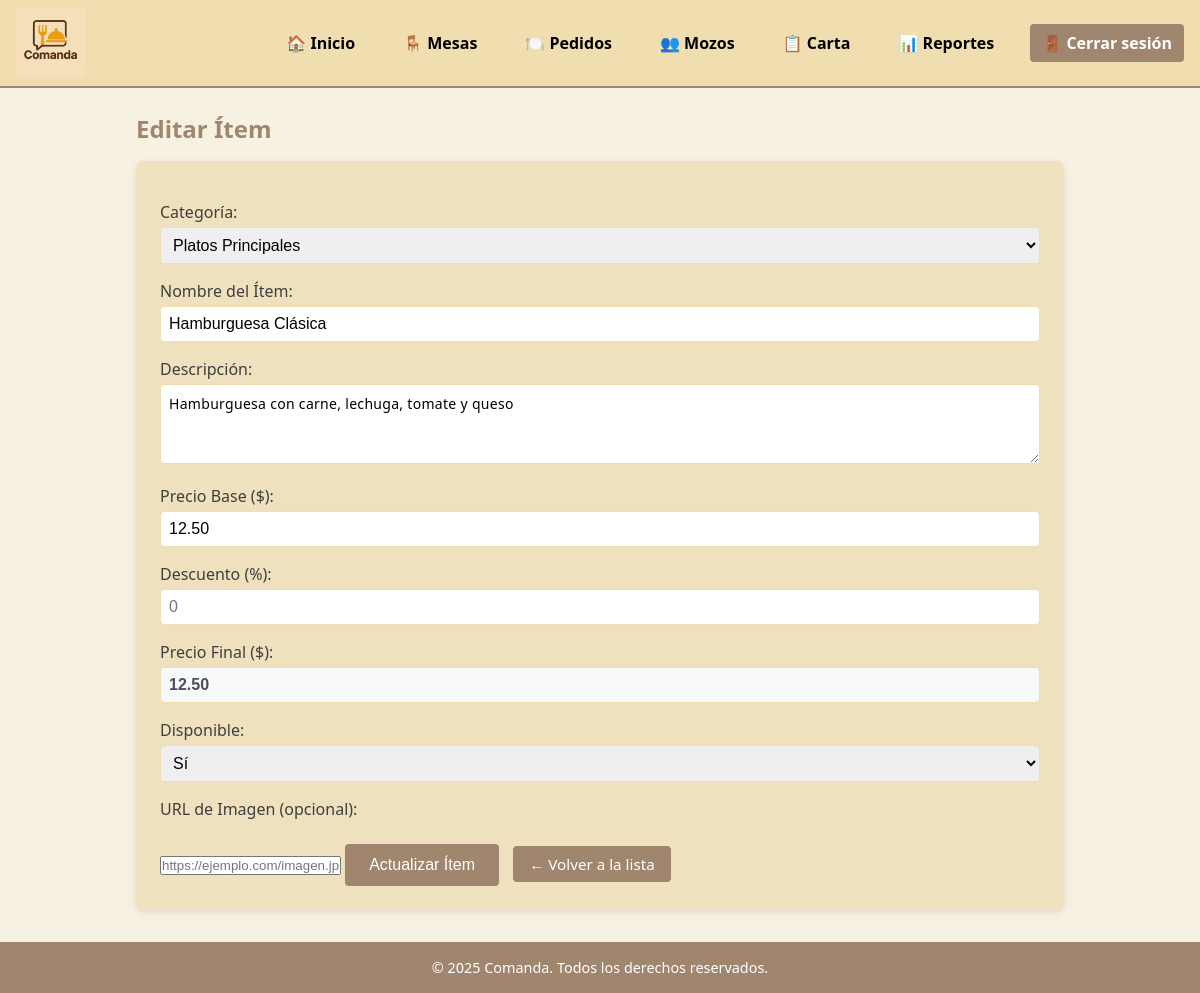
The page /index.php?route=carta/edit&id=1 (signed in) on the database as committed earlier.
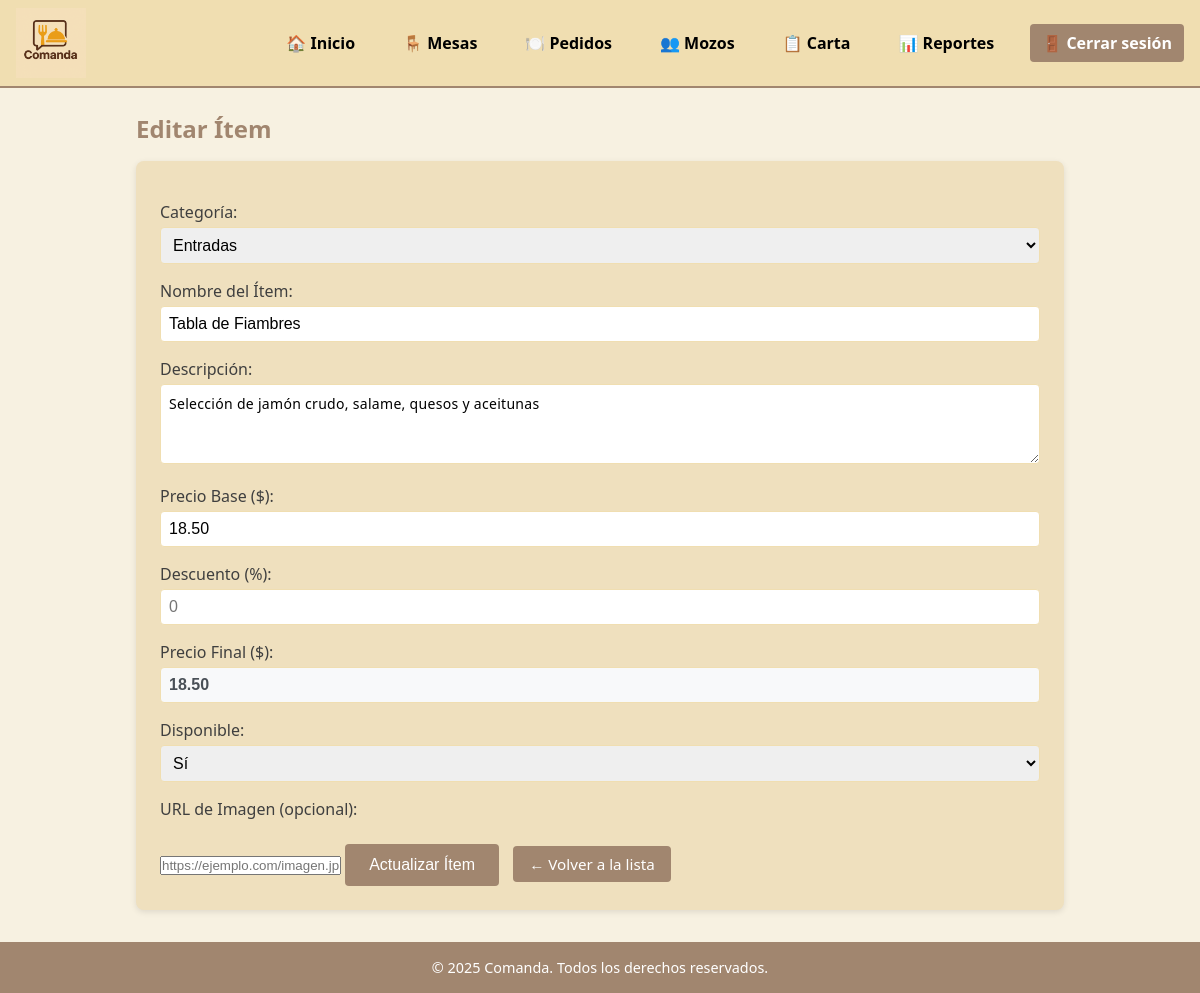
The same page on the database as committed later.
### tables this page shows
CREATE TABLE carta (
  id_item        INT UNSIGNED AUTO_INCREMENT PRIMARY KEY,
  nombre         VARCHAR(100) NOT NULL UNIQUE,
  descripcion    TEXT,
  precio         DECIMAL(10,2) NOT NULL,
  categoria      VARCHAR(50) NULL,
  disponibilidad TINYINT(1) NOT NULL DEFAULT 1,
  imagen_url     VARCHAR(255) NULL,
  fecha_creacion TIMESTAMP NOT NULL DEFAULT CURRENT_TIMESTAMP
);

### src/controllers/CartaController.php (called while the page is built, shortened)
<?php
require_once __DIR__ . '/../config/helpers.php';
class CartaController {
    public static function edit() {
        include __DIR__ . '/../views/carta/create.php';
    }
}

### src/config/helpers.php (called while the page is built, shortened)
<?php
function getBaseUrl() {
    $protocol = isset($_SERVER['HTTPS']) && $_SERVER['HTTPS'] === 'on' ? 'https' : 'http';
    $host = $_SERVER['HTTP_HOST'];
    $script_name = $_SERVER['SCRIPT_NAME'];
    return $protocol . '://' . $host . dirname($script_name);
}
function url($route = '', $params = []) {
    $base_url = getBaseUrl();
    $url = $base_url . '/index.php';
    if ($route) {
        $url .= '?route=' . $route;
    }
    return $url;
}
?>

### src/models/CartaItem.php (called while the page is built, shortened)
<?php
class CartaItem {
    public static function find(int $id): ?array {
        $db = (new Database)->getConnection();
        $stmt = $db->prepare("SELECT * FROM carta WHERE id_item = ?");
        $stmt->execute([$id]);
        return $stmt->fetch(PDO::FETCH_ASSOC) ?: null;
    }
}

### src/views/carta/create.php (the view, shortened to what this page needs)
<?php
require_once __DIR__ . '/../../config/helpers.php';
$item = null;
if (isset($_GET['id'])) {
    $id = (int) $_GET['id'];
    $item = \App\Models\CartaItem::find($id);
}
?>
<h2><?= isset($item) ? 'Editar Ítem' : 'Nuevo Ítem' ?></h2>
<form method="post" action="<?= url('carta/create') ?>" autocomplete="off">
  <?php
  $usePostData = isset($_GET['error']) && !isset($item);
  ?>
  <label>Categoría:</label>
  <select name="categoria" required>
    <?php
    $categorias = ['Entradas', 'Platos Principales', 'Postres', 'Bebidas', 'Acompañamientos'];
    $categoriaSeleccionada = $item['categoria'] ?? ($usePostData ? $_POST['categoria'] : '') ?? '';
    foreach ($categorias as $categoria):
    ?>
      <option value="<?= $categoria ?>" <?= $categoriaSeleccionada === $categoria ? 'selected' : '' ?>>
        <?= $categoria ?>
      </option>
    <?php endforeach; ?>
  </select>
  <label>Nombre del Ítem:</label>
  <input type="text" name="nombre" required
         value="<?= htmlspecialchars($item['nombre'] ?? ($usePostData ? $_POST['nombre'] : '') ?? '') ?>"
         placeholder="Ej: Hamburguesa Clásica" autocomplete="off">
  <label>Descripción:</label>
  <textarea name="descripcion" placeholder="Descripción detallada del ítem..." autocomplete="off"
            style="font-family: 'Segoe UI', Tahoma, Geneva, Verdana, sans-serif; font-size: 14px; line-height: 1.5; font-weight: 400; letter-spacing: 0.3px;"><?= htmlspecialchars($item['descripcion'] ?? ($usePostData ? $_POST['descripcion'] : '') ?? '') ?></textarea>
  <label>Precio Base ($):</label>
  <input type="number" name="precio" id="precio" step="0.01" min="0.01" required
         value="<?= htmlspecialchars($item['precio'] ?? ($usePostData ? $_POST['precio'] : '') ?? '') ?>" autocomplete="off">
  <label>Descuento (%):</label>
  <input type="number" name="descuento" id="descuento" step="0.01" min="0" max="100"
         value="<?= htmlspecialchars($item['descuento'] ?? ($usePostData ? $_POST['descuento'] : '') ?? '0') ?>" autocomplete="off"
         placeholder="0">
  <label>Precio Final ($):</label>
  <input type="text" id="precio_final" readonly
         value="<?= htmlspecialchars($item['precio'] ?? ($usePostData ? $_POST['precio'] : '') ?? '0') ?>"
         style="background: #f8f9fa; color: #495057; font-weight: bold;">
  <label>Disponible:</label>
  <select name="disponibilidad">
    <?php $disponibilidad = $item['disponibilidad'] ?? ($usePostData ? $_POST['disponibilidad'] : 1) ?? 1; ?>
    <option value="1" <?= $disponibilidad == 1 ? 'selected' : '' ?>>Sí</option>
  </select>
  <label>URL de Imagen (opcional):</label>
  <input type="url" name="imagen_url"
         value="<?= htmlspecialchars($item['imagen_url'] ?? ($usePostData ? $_POST['imagen_url'] : '') ?? '') ?>"
         placeholder="https://ejemplo.com/imagen.jpg" autocomplete="off">
  <button type="submit">
    <?= isset($item) ? 'Actualizar Ítem' : 'Crear Ítem' ?>
  </button>
  <a href="<?= url('carta') ?>" class="button" style="margin-left: 10px;">← Volver a la lista</a>
</form>

Rows that differ between the two databases and show on the page:
changed carta "Sí": categoria "Platos Principales" → "Entradas"; nombre "Hamburguesa Clásica" → "Tabla de Fiambres"; descripcion "Hamburguesa con carne, lechuga, tomate y queso" → "Selección de jamón crudo, salame, quesos y aceitunas"; precio "12.50" → "18.50"
